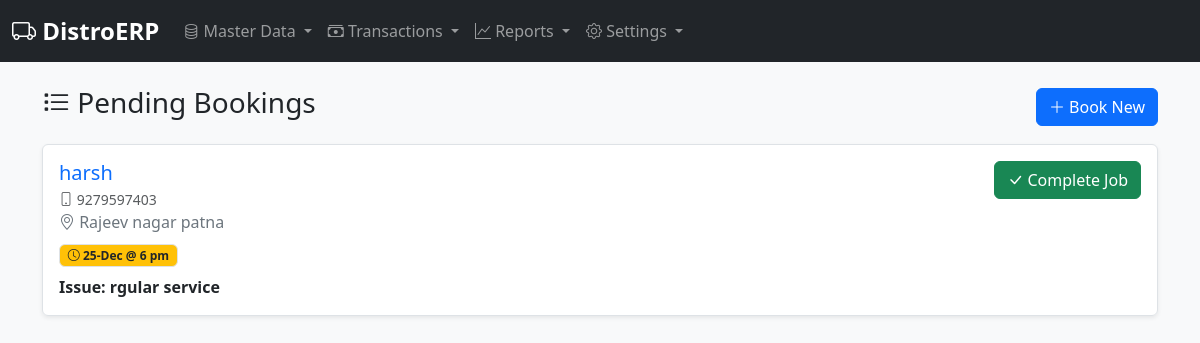
The page /service/bookings on the database its author committed.
### erp/models.py (models this page shows, shortened)
class ServiceBooking(db.Model):
    id = db.Column(db.Integer, primary_key=True)
    customer_name = db.Column(db.String(100), nullable=False)
    customer_phone = db.Column(db.String(20), nullable=False)
    address = db.Column(db.Text, nullable=False)
    scheduled_date = db.Column(db.Date, nullable=False, default=datetime.utcnow)
    scheduled_time = db.Column(db.String(20), nullable=True) # e.g., "10:00 AM"
    issue_reported = db.Column(db.Text, nullable=False)
    status = db.Column(db.String(20), default='Pending') # Pending, Completed, Cancelled
    created_at = db.Column(db.DateTime, default=datetime.utcnow)

### erp/routes.py (the view)
@bp.route('/service/bookings')
def list_bookings():
    bookings = ServiceBooking.query.filter_by(status='Pending').order_by(ServiceBooking.scheduled_date.asc()).all()
    return render_template('bookings_list.html', bookings=bookings)

### erp/templates/bookings_list.html
{% extends "base.html" %}
{% block content %}
<div class="container mt-4">
    <div class="d-flex justify-content-between align-items-center mb-3">
        <h3><i class="bi bi-list-task"></i> Pending Bookings</h3>
        <a href="{{ url_for('main.book_appointment') }}" class="btn btn-primary">
            <i class="bi bi-plus-lg"></i> Book New
        </a>
    </div>
    <div class="list-group shadow-sm">
        {% for booking in bookings %}
        <div class="list-group-item p-3">
            <div class="d-flex w-100 justify-content-between align-items-start">
                <div>
                    <h5 class="mb-1 text-primary">{{ booking.customer_name }}</h5>
                    <div class="text-muted small"><i class="bi bi-phone"></i> {{ booking.customer_phone }}</div>
                    <div class="text-secondary mb-2"><i class="bi bi-geo-alt"></i> {{ booking.address }}</div>
                    <span class="badge bg-warning text-dark border">
                        <i class="bi bi-clock"></i> {{ booking.scheduled_date.strftime('%d-%b') }} @ {{ booking.scheduled_time or 'Anytime' }}
                    </span>
                    <p class="mt-2 mb-0 fw-bold text-dark">Issue: {{ booking.issue_reported }}</p>
                </div>
                <div>
                    <a href="{{ url_for('main.complete_booking', booking_id=booking.id) }}" class="btn btn-success">
                        <i class="bi bi-check-lg"></i> Complete Job
                    </a>
                </div>
            </div>
        </div>
        {% else %}
        <div class="text-center py-5 text-muted">
            <h4>All caught up! No pending bookings.</h4>
        </div>
        {% endfor %}
    </div>
</div>
{% endblock %}

### erp/templates/base.html (style rules this page uses)
body { background-color: #f8f9fa; }

### rows shown on the page
ServiceBooking: customer_name "harsh", customer_phone "9279597403", address "Rajeev nagar patna", scheduled_date "25-Dec", scheduled_time "6 pm", issue_reported "rgular service"
